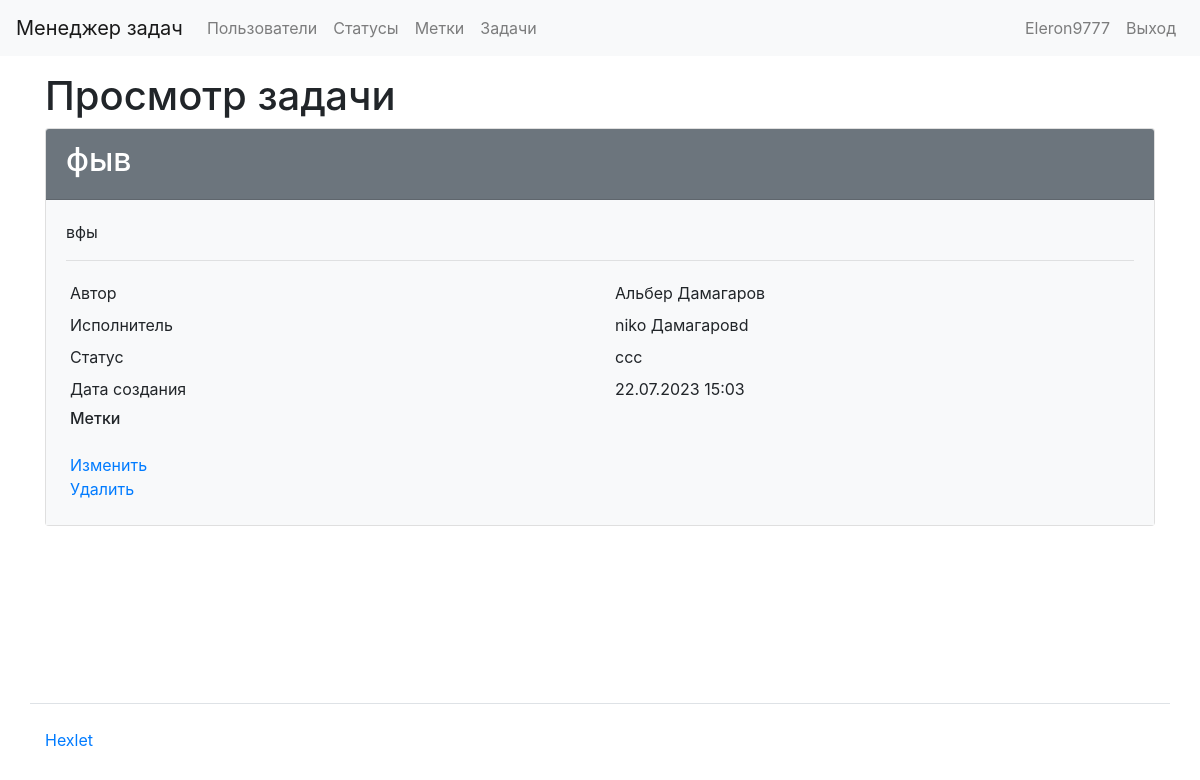
/tasks/8/ (signed in), run on the app's committed database.
### task_manager/users/models.py (models this page shows, shortened)
class User(AbstractUser):
    def __str__(self):
        return self.get_full_name()

### task_manager/tasks/models.py (models this page shows, shortened)
class Task(models.Model):
    name = models.CharField(max_length=100, verbose_name=_('Name'))
    description = models.TextField(verbose_name=_('Description'))
    status = models.ForeignKey(Status, on_delete=models.CASCADE, verbose_name=_('Status'))  # Link to the Status model
    author = models.ForeignKey(User, on_delete=models.CASCADE, related_name='author_tasks', verbose_name=_('Author'))  # Link to the User model
    executor = models.ForeignKey(User, on_delete=models.CASCADE, related_name='executor_tasks', verbose_name=_('Executor'))  # Link to the User model
    labels = models.ManyToManyField(
        labels,
        verbose_name=_('Labels'),
        through='TaskLabel',
        blank=True,  # используйте только blank=True, не используйте null=True для ManyToManyField
    )
    created_date = models.DateTimeField(auto_now_add=True)
    class Meta:
        app_label = 'tasks'

### task_manager/status/models.py (models this page shows)
class Status(models.Model):
    name = models.CharField(verbose_name=gettext_lazy('Name'), max_length=100)
    created_date = models.DateTimeField(auto_now_add=True)
    def __str__(self):
        return self.name
    class Meta:
        app_label = 'status'

### task_manager/tasks/views.py (the view)
# urls.py: path('tasks/<int:pk>/', task_manager.tasks.views.TaskDetailsView.as_view(), name='tasks_details'),
class TaskDetailsView(AuthRequiredMixin, DetailView):
    template_name = 'tasks/details.html'
    model = Task
    context_object_name = 'task'
    extra_context = {
        'title': _('Task details'),
    }

### task_manager/mixins.py (called while the page is built)
    def dispatch(self, request, *args, **kwargs):
        if not request.user.is_authenticated:
            messages.error(request, self.auth_message)
            return redirect(reverse_lazy('login'))
        return super().dispatch(request, *args, **kwargs)

### task_manager/templates/tasks/details.html (shortened to what this page needs)
{% extends 'base.html'%}
{% load bootstrap4 %}
{% load i18n %}
{% block content %}
<h1>{{ title }}</h1>
<div class="card">
    <div class="card-header bg-secondary text-white">
        <h2>{{ task.name }}</h2>
    </div>
    <div class="card-body bg-light">
        <p>{{ task.description }}</p>
        <hr>
        <div class="row p-1">
            <div class="col">{% translate 'Author' %}</div>
            <div class="col">{{ task.author }}</div>
        </div>
        <div class="row p-1">
            <div class="col">{% translate 'Executor' %}</div>
            <div class="col">{{ task.executor }}</div>
        </div>
        <div class="row p-1">
            <div class="col">{% translate 'Status' %}</div>
            <div class="col">{{ task.status }}</div>
        </div>
        <div class="row p-1">
            <div class="col">{% translate 'Created at' %}</div>
            <div class="col">{{ task.created_date|date:"d.m.Y H:i" }}</div>
        </div>
        <div class="row p-1">
            <div class="col">
                <h6>{% translate 'Labels' %}</h6>
            </div>
        </div>
        <div class="row p-1">
            <div class="col">
                <a href="{% url 'edit_tasks' task.pk %}">{% translate 'Edit' %}</a>
                <br>
                <a href="{% url 'delete_tasks' task.pk %}">{% translate 'Delete' %}</a>
            </div>
        </div>
    </div>
</div>
{% endblock content %}

### task_manager/templates/header.html (shortened to what this page needs)
{% load i18n %}
<nav class="navbar navbar-expand-lg navbar-light bg-light mb-3">
  <a class="navbar-brand" href="/">{% block navbar_brand %}{% trans "Task Manager" %}{% endblock %}</a>
  <div class="collapse navbar-collapse" id="navbarToggleExternalContent">
    <ul class="navbar-nav mr-auto">
      <li class="nav-item">
        <a class="nav-link" href="/users/">{% block navlink1 %}{% trans "Users" %}{% endblock %}</a>
      </li>
      {% if user.is_authenticated %}
        <li class="nav-item">
          <a class="nav-link" href="/statuses/">{% trans "Statuses" %}</a>
        </li>
        <li class="nav-item">
          <a class="nav-link" href="/labels/">{% trans "Labels" %}</a>
        </li>
        <li class="nav-item">
          <a class="nav-link" href="/tasks/">{% trans "Tasks" %}</a>
        </li>
      {% endif %}
    </ul>
    <ul class="navbar-nav">
      {% if user.is_authenticated %}
        <li class="nav-item">
          <span class="navbar-text mr-2">{{ user.username }}</span>
        </li>
        <li class="nav-item">
          <a class="nav-link" href="{% url 'logout' %}">{% trans "Logout" %}</a>
        </li>
      {% endif %}
    </ul>
  </div>
</nav>

### data on the page
User: username "Eleron9777"
Task: name "фыв", description "вфы", author "Альбер Дамагаров", executor "niko Дамагаровd", status "ссс", created_date "22.07.2023 15:03"

### other printed values
{{ title }} "Просмотр задачи"
